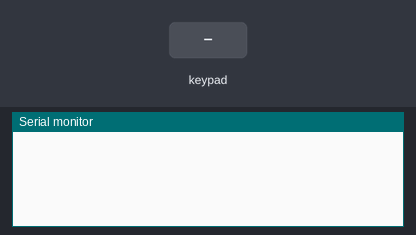
Recording of a sketch running on a simulated ESP32. Parts: the last lines printed to the serial monitor. Inputs (shaded band) come from the test bench.

Above: at 1.2 s.
1.3 s: key '1' pressed
At 2.3 s:
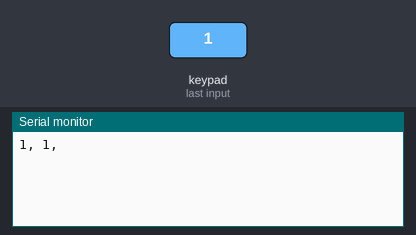
2.8 s: keypad keys 7 7 7 7 pressed 0.4 s apart
At 3.86 s:
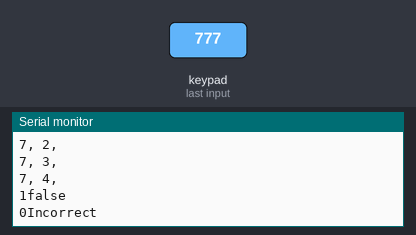
5.9 s: key 'A' pressed
At 7.1 s:
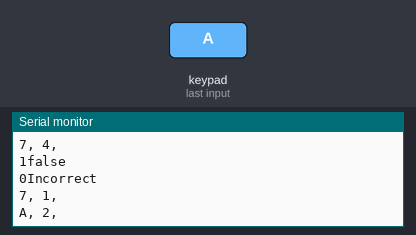
7.4 s: keypad keys 7 7 7 7 # pressed 0.4 s apart
At 9.5 s:
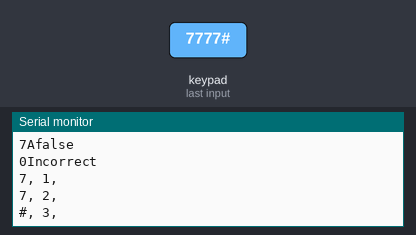
10.9 s: key '2' pressed
At 12.1 s:
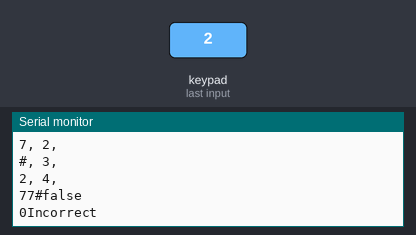
12.4 s: keypad keys 7 7 7 7 * pressed 0.4 s apart
At 14.6 s:
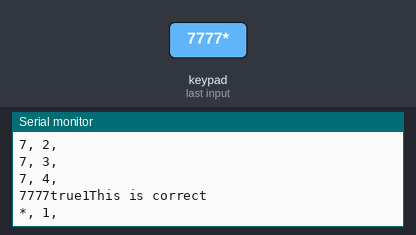
Timing chart, 0 to 16.1 s (numbered marks = the images above; inputs shaded):
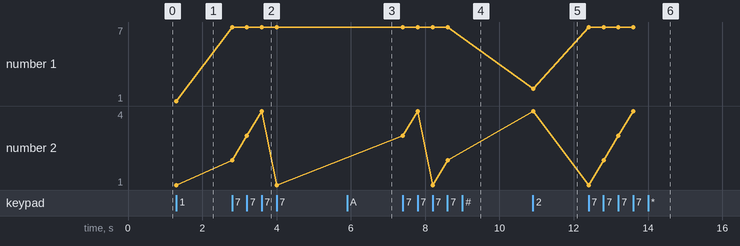

Measured:
- after the input at 1.3 s, the serial monitor: prints a new line at once (image 1)
- after the input at 2.8 s, the serial monitor: prints a new line at once (image 2)
- after the input at 5.9 s, the serial monitor: prints a new line at once (image 3)
- after the input at 7.4 s, the serial monitor: prints a new line at once (image 4)
- after the input at 10.9 s, the serial monitor: prints a new line at once (image 5)
- after the input at 12.4 s, the serial monitor: prints a new line at once (image 6)
- plotted number 1: 1 → 7 after the input at 2.8 s, 2 → 7 after the input at 12.4 s
- plotted number 2: 2 → 4 after the input at 10.9 s

The sketch:

KeyPad_Basic.ino
```cpp
#include <Keypad.h>

const byte ROWS = 4;
const byte COLS = 4;
char customKey;
int i;
char savedKeyInput[4];
char passwordArray[4] = {'7','7','7','7'};
bool codeCorrect;


char hexaKeys[ROWS][COLS] = {
  {'1','2','3','A'},
  {'4','5','6','B'},
  {'7','8','9','C'},
  {'*','0','#','D'}
};

byte rowPins[ROWS] = {9, 8, 7, 6};  //keypad leads 8,7,6,5
byte colPins[COLS] = {5, 4, 3, 2};  //keypad leads 4,3,2,1

Keypad customKeypad = Keypad(makeKeymap(hexaKeys), rowPins, colPins, ROWS, COLS);

void setup() {
  Serial.begin(9600);
}

void loop() {
  i = 0;
  customKey = customKeypad.getKey();

  if(customKey){
    Serial.printf("Key Pressed: %c \n", customKey);
    Serial.printf("Key Pressed (Hex Code) 0x%02X \n", customKey);
  }
  //savedKeyInput[i] = customKeypad.getKey();

  while (i < 4){
    customKey = customKeypad.getKey();
      if (customKey) {
        savedKeyInput[i] = customKey;
        i++;
        Serial.printf("%c, %i, \n", customKey, i);
      }
  }
  codeCorrect = isMatched(savedKeyInput, passwordArray);
  Serial.printf("%i", codeCorrect);
  if (codeCorrect == true) {
     Serial.printf("This is correct \n");

  }
  else{
    Serial.printf("Incorrect \n");
  }
}

//########

bool isMatched (char savedKeyInput[4], char passwordArray[4]) {
  int i;
  for(i=0; i < 4; i++){
    Serial.printf("%c", savedKeyInput[i]);
      if (savedKeyInput[i] != passwordArray[i]) {
        Serial.printf("false \n");
        return false;
      }
   }
   Serial.printf("true");
   return true;
}
```
